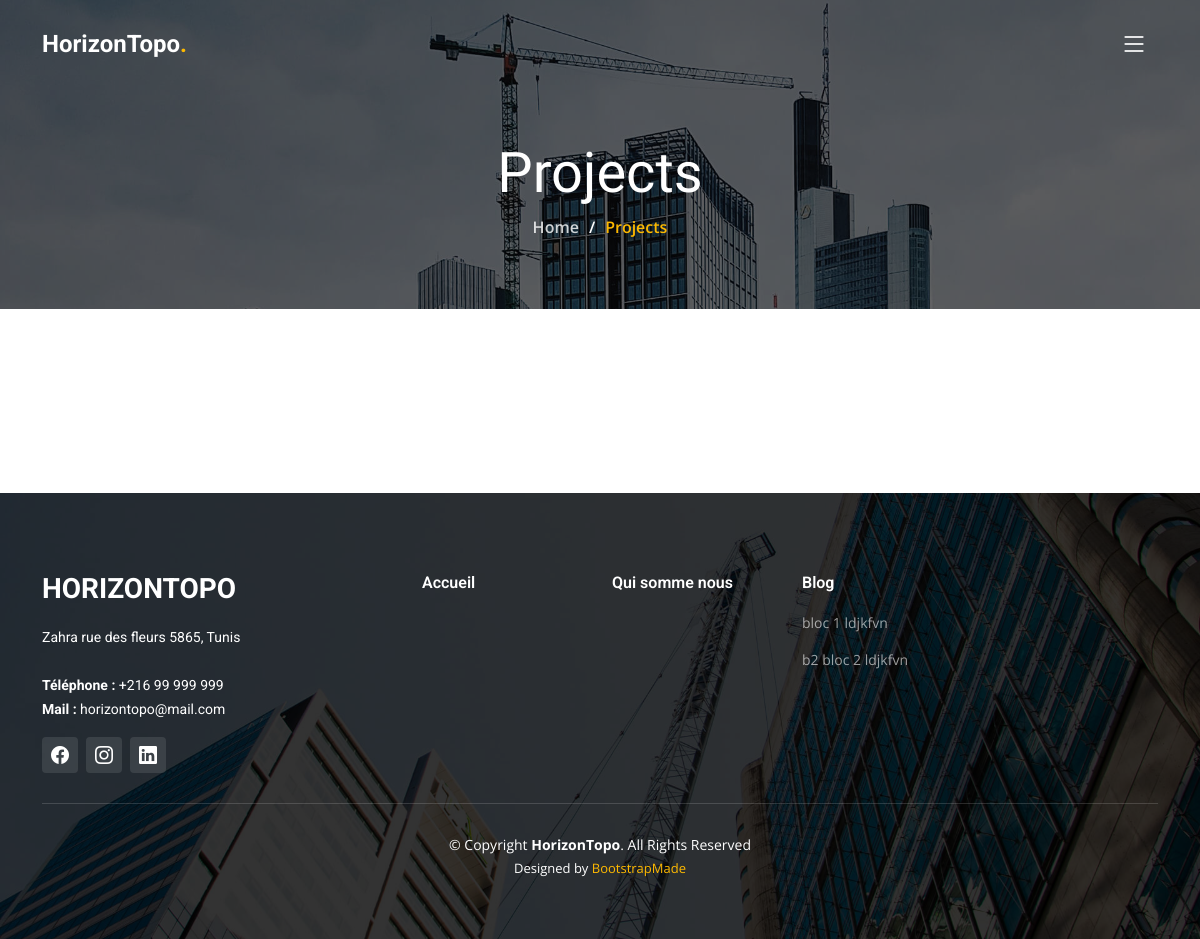
The app's page /liste/article/36/Blog with its own data.
### tables this page shows
CREATE TABLE `parametre` (
  `id` int NOT NULL AUTO_INCREMENT,
  `name` varchar(145) DEFAULT NULL,
  `value` text,
  `type` varchar(45) DEFAULT NULL,
  `sub_type` varchar(45) DEFAULT NULL,
  `type_content` varchar(45) DEFAULT NULL,
  `ordre` int DEFAULT NULL,
  `visible` int DEFAULT NULL,
  PRIMARY KEY (`id`)
);

CREATE TABLE `categorie` (
  `id` int NOT NULL AUTO_INCREMENT,
  `name` varchar(45) DEFAULT NULL,
  `description` text,
  `id_parent` int DEFAULT NULL,
  `is_deleted` int DEFAULT NULL,
  `ordre` int DEFAULT NULL,
  `title_seo` text,
  `description_seo` text,
  PRIMARY KEY (`id`)
);

### admin/utility.php (called while the page is built, shortened)
<?php
    $myHoste = "https://localhost/site-frant";
    function find($liste, $property, $value)
    {
        $i = array_search($value, array_column($liste, $property));
        $element = ($i !== false ? $liste[$i] : null);
        return $element;
    }
    function filter($liste, $property, $value)
    {
        $returnListe = [];
        $myListe =  array_filter($liste, function ($object) use ($property, $value)
        {
            $test = !empty($property) && $object[$property] == $value;
            return $test;
        });
        foreach($myListe as $lst)
        {
            array_push($returnListe,$lst);
        }
        return $returnListe;
    }
?>

### admin/getData.php (called while the page is built, shortened)
<?php
function getData($sql,$getAutoIncrement)
{
  $pdo = new PDO("mysql:dbname=" . DB_NAME . ";host=" . DB_HOST, DB_USER, DB_PASS,array(PDO::MYSQL_ATTR_INIT_COMMAND => "SET NAMES utf8"));
  $statement = $pdo->prepare($sql);
  $statement->execute();
  $results = "";
  if($getAutoIncrement == true)
  {
    $autoIncrement = $pdo->lastInsertId();
    $results = array(
      "id" => $autoIncrement . ""
    );
  }
  else
  {
    $results = $statement->fetchAll(PDO::FETCH_ASSOC);
  }
  return $results;
}
function getArticleByCategorie($id_categorie)
{
  $sql = "SELECT * FROM article where id in (select id_article from article_categorie where id_categorie = $id_categorie)";
  $listeArt =  getData($sql,false);
  $idart = (array_column($listeArt, 'id'));
  $idart =  array_filter($idart, function ($value) {return !is_null($value); });
  $idart = implode(',', $idart);
  $sql = "SELECT * FROM image  where id_article in ($idart) ";
  $lstImg = getData($sql,false);
  for($i=0;$i<count($listeArt);$i++)
  {
    $lst_Img = filter($lstImg,"id_article",$listeArt[$i]["id"]);
    usort($lst_Img, function($a, $b) {return $a['ordre'] - $b['ordre'];});
    $listeArt[$i]["listeImage"] = $lst_Img;
  }
  return($listeArt);
}
function getListeParametreByListeId($data)
{
  $sql = "SELECT * FROM parametre " . getWhere($data);
  $data = getData($sql,false);
  return($data);
}
function getListeCategorie($data, $getArticleCategorie=false)
{
  $sql = "select * from categorie " . getWhere($data->filter) . "   order by ordre";
  $data = getData($sql,false);
  if($getArticleCategorie == true)
  {
    $sql = "select * from article_categorie" ;
    $listeArticleCategorie = getData($sql,false);
     $sql = "SELECT * FROM categorie_accueil" ;
     $listeCategorieAccueil = getData($sql,false);
    for($i=0;$i< count($data);$i++)
    {
      $data[$i]["listeArticleCategorie"]= filter($listeArticleCategorie,"id_categorie", $data[$i]["id"]);
      $data[$i]["listeCategorieAccueil"]= filter($listeCategorieAccueil,"id_categorie", $data[$i]["id"]);
    }
  }
  return($data);
}
function getWhere($filter, $modeLike = 0)
{
  $whereClause = "";
  foreach ($filter as $key => $value)
  {
    $value = json_decode(json_encode($value), true);
    if((isset($value["value"])))
    {
      if(!empty($value["value"]) || $value["value"] == "0" || $value["value"] == "1")
      {
        if((gettype($value["value"]) == "string" || gettype($value["value"]) == "integer" || gettype($value["value"]) == "double" || gettype($value["value"]) == "boolean" ))
        {
          if(gettype($value["value"]) == "string")
            $whereClause .= (strlen($whereClause)>0? " AND " :" ") .   $key . (($value["operator"] != '%' && $value["operator"] != '%%')? $value["operator"] : " LIKE ") .  " '" . ($value["operator"] == '%%'? "%" : "") . ((string) $value["value"]) . ($value["operator"] == "%" || $value["operator"] == "%%"? "%" : "") . "' ";
          else
            $whereClause .= (strlen($whereClause)>0? " AND " :" ") .  $key . $value["operator"] . ((string)$value["value"]);
        }
        else if(isset($value["start"]) && !empty($value["start"]) && isset($value["end"]) && !empty($value["end"]))
        {
          $property = str_replace("Filter", "", $key);
          $whereClause .= (strlen($whereClause)>0? " AND " :" ") . $property . " >=  '" . $value["start"] . "' AND " . $property . " <= '" . $value["end"] . "' ";
        }
      }
    }
    else if(gettype($value) == "array" && count($value)>0)
    {
      $property = str_replace("List", "", $key);
      $string = implode(',', $value);
      $whereClause .= (strlen($whereClause)>0? " AND " :"") .  "  $property in ( $string ) ";
    }
  }
  return ((strlen($whereClause)>0? " WHERE " : "") .$whereClause);
}
?>

### listeArticle.php (the view, shortened to what this page needs)
<?php
  include("admin/getData.php");
  include("admin/utility.php");
  $array =  [
              "id" => [6,7,14,15,16,17,18,19]
            ];
  $parametre = getListeParametreByListeId($array);
  $societeName = find($parametre,"id", 6);
  $societeAdresse = find($parametre,"id", 14);
  $societePhone = find($parametre,"id", 15);
  $societeMail = find($parametre,"id", 16);
  $societeInstagrame = find($parametre,"id", 17);
  $societeFacebook = find($parametre,"id", 18);
  $societeLinkedin = find($parametre,"id", 19);
  $id_categorie = $_GET["id_categorie"];
  $listeArticle = getArticleByCategorie($id_categorie);
?>
<!DOCTYPE html>
<html lang="fr">
<?php
  include("head.php");
?>
<body>
  <?php
    include("header.php");
  ?>
  <main id="main">
    <div class="breadcrumbs d-flex align-items-center" style="background-image: url('<?php echo($myHoste); ?>/assets/img/breadcrumbs-bg.jpg');">
      <div class="container position-relative d-flex flex-column align-items-center" data-aos="fade">
        <h2>Projects</h2>
        <ol>
          <li><a href="index">Home</a></li>
          <li>Projects</li>
        </ol>
      </div>
    </div>
    <section id="projects" class="projects">
      <div class="container" data-aos="fade-up">
        <div class="portfolio-isotope" data-portfolio-filter="*" data-portfolio-layout="masonry" data-portfolio-sort="original-order">
          <div class="row gy-4 portfolio-container" data-aos="fade-up" data-aos-delay="200">
<?php
              foreach($listeArticle as $article)
              {
?>
                <div class="col-lg-4 col-md-6 portfolio-item filter-remodeling">
                  <div class="portfolio-content h-100">
                  </div>
                </div>
<?php
              }
?>
          </div>
        </div>
      </div>
    </section>
  </main>
  <?php
    include("footer.php");
  ?>
</body>
</html>

### head.php (shortened to what this page needs)
<head>
  <link href="<?php echo($myHoste); ?>/assets/vendor/bootstrap/css/bootstrap.min.css" rel="stylesheet">
  <link href="<?php echo($myHoste); ?>/assets/vendor/bootstrap-icons/bootstrap-icons.css" rel="stylesheet">
  <link href="<?php echo($myHoste); ?>/assets/vendor/fontawesome-free/css/all.min.css" rel="stylesheet">
  <link href="<?php echo($myHoste); ?>/assets/vendor/aos/aos.css" rel="stylesheet">
  <link href="<?php echo($myHoste); ?>/assets/vendor/glightbox/css/glightbox.min.css" rel="stylesheet">
  <link href="<?php echo($myHoste); ?>/assets/vendor/swiper/swiper-bundle.min.css" rel="stylesheet">
  <link href="<?php echo($myHoste); ?>/assets/css/main.css" rel="stylesheet">
</head>

### header.php (shortened to what this page needs)
<?php
    $filter = '{"filter" : {"is_deleted" : {"value" : "0", "operator" : "="}}}';
    $filter = json_decode($filter, true);
    $filter = (object)$filter;
    $listeCategorie = getListeCategorie($filter,true);
?>
  <header id="header" class="header d-flex align-items-center">
    <div class="container-fluid container-xl d-flex align-items-center justify-content-between">
      <a href="<?php echo($myHoste); ?>/index" class="logo d-flex align-items-center">
        <h1><?php echo($societeName["value"]); ?><span>.</span></h1>
      </a>
      <i class="mobile-nav-toggle mobile-nav-show bi bi-list"></i>
    </div>
  </header>

### footer.php (shortened to what this page needs)
<footer id="footer" class="footer">
  <div class="footer-content position-relative">
    <div class="container">
      <div class="row">
        <div class="col-lg-4 col-md-6">
          <div class="footer-info">
            <h3><?php echo($societeName["value"]); ?></h3>
            <p>
              <?php echo($societeAdresse["value"]); ?><br><br>
              <strong><?php echo($societePhone["name"]); ?>:</strong> <?php echo($societePhone["value"]); ?><br>
              <strong><?php echo($societeMail["name"]); ?>:</strong> <?php echo($societeMail["value"]); ?><br>
            </p>
            <div class="social-links d-flex mt-3">
              <a href="<?php echo($societeFacebook["value"]); ?>" target="_blank" class="d-flex align-items-center justify-content-center"><i class="bi bi-facebook"></i></a>
              <a href="<?php echo($societeInstagrame["value"]); ?>" target="_blank" class="d-flex align-items-center justify-content-center"><i class="bi bi-instagram"></i></a>
              <a href="<?php echo($societeLinkedin["value"]); ?>" target="_blank" class="d-flex align-items-center justify-content-center"><i class="bi bi-linkedin"></i></a>
            </div>
          </div>
        </div>
        <?php
              $html = '';
              $level1Elements = array_filter($listeCategorie, function($item)
              {
                  return $item['id_parent'] === null;
              });
              foreach ($level1Elements as $level1)
              {
                  $html .= '<div class="col-lg-2 col-md-3 footer-links">';
                  $html .= '<h4>' . $level1['name'] . '</h4>';
                  $level2Elements = array_filter($listeCategorie, function($item) use ($level1) {
                      return $item['id_parent'] === $level1['id'];
                  });
                  if (!empty($level2Elements))
                  {
                      $html .= '<ul>';
                      foreach ($level2Elements as $level2)
                      {
                        $hasChildren = false;
                        if(count($level2["listeCategorieAccueil"])>0)
                          $html .= '<li><a href="' . $GLOBALS['myHoste'] . '/index/categorie/' . $categorie['id'] . '/' . urlencode($categorie['name']) . '">' . $level2['name'] . '</a></li>';
                        else if(count($level2["listeArticleCategorie"])>0 || $hasChildren == false)
                          $html .= '<li><a href="' . $GLOBALS['myHoste'] . '/liste/article/' . $level2['id'] . '/' . urlencode($level2['name']) . '">' . $level2['name'] . '</a></li>';
                        else
                          $html .= '<li><a href="' . $GLOBALS['myHoste'] . '/liste/categorie/' . $level2['id'] . '/' . urlencode($level2['name']) . '">' . $level2['name'] . '</a></li>';
                      }
                      $html .= '</ul>';
                  }
                  $html .= '</div>';
              }
              echo $html;
        ?>
      </div>
    </div>
  </div>
  <div class="footer-legal text-center position-relative">
    <div class="container">
      <div class="copyright">
        &copy; Copyright <strong><span><?php echo($societeName["value"]); ?></span></strong>. All Rights Reserved
      </div>
      <div class="credits">
        Designed by <a href="https://bootstrapmade.com/">BootstrapMade</a>
      </div>
    </div>
  </div>
</footer>

### assets/css/main.css (style rules this page uses)
:root { --font-default: "Open Sans", system-ui, -apple-system, "Segoe UI", Roboto, "Helvetica Neue", Arial, "Noto Sans", "Liberation Sans", sans-serif, "Apple Color Emoji", "Segoe UI Emoji", "Segoe UI Symbol", "Noto Color Emoji"; --font-primary: "Roboto", sans-serif; --font-secondary: "Work Sans", sans-serif; }
:root { --color-default: #364d59; --color-primary: #feb900; --color-secondary: #52565e; }
:root { scroll-behavior: smooth; }
body { font-family: var(--font-default); color: var(--color-default); overflow-x: hidden; }
a { color: var(--color-primary); text-decoration: none; }
h1, h2, h3, h4, h5, h6 { font-family: var(--font-primary); }
section { padding: 80px 0; overflow: hidden; }
.breadcrumbs { padding: 140px 0 60px 0; min-height: 30vh; position: relative; background-size: cover; background-position: center; background-repeat: no-repeat; }
.breadcrumbs:before { content: ""; background-color: rgba(0, 0, 0, 0.6); position: absolute; inset: 0; }
.breadcrumbs h2 { font-size: 56px; font-weight: 500; color: #fff; font-family: var(--font-secondary); }
.breadcrumbs ol { display: flex; flex-wrap: wrap; list-style: none; padding: 0 0 10px 0; margin: 0; font-size: 16px; font-weight: 600; color: var(--color-primary); }
.breadcrumbs ol a { color: rgba(255, 255, 255, 0.8); transition: 0.3s; }
.breadcrumbs ol li+li { padding-left: 10px; }
.breadcrumbs ol li+li::before { display: inline-block; padding-right: 10px; color: #fff; content: "/"; }
.header { z-index: 997; position: absolute; padding: 30px 0; top: 0; left: 0; right: 0; }
.header .logo h1 { font-size: 24px; font-weight: 700; color: #fff; margin-bottom: 0; font-family: var(--font-primary); }
.header .logo h1 span { color: var(--color-primary); }
@media (max-width: 1279px) { .mobile-nav-show { position: relative; color: #fff; font-size: 28px; cursor: pointer; line-height: 0; transition: 0.5s; z-index: 9999; padding-right: 10px; } }
.projects .portfolio-content { position: relative; overflow: hidden; }
.footer { color: #fff; background: url("../img/footer-bg.jpg") top center no-repeat; background-size: cover; font-size: 14px; padding: 80px 0 60px 0; position: relative; }
.footer:before { content: ""; background: rgba(0, 0, 0, 0.8); position: absolute; inset: 0; }
.footer .footer-content .footer-info { margin-bottom: 30px; }
.footer .footer-content .footer-info h3 { font-size: 28px; margin: 0 0 20px 0; padding: 2px 0 2px 0; line-height: 1; font-weight: 700; text-transform: uppercase; }
.footer .footer-content .footer-info p { font-size: 14px; line-height: 24px; margin-bottom: 0; font-family: var(--font-primary); color: #fff; }
.footer .footer-content .social-links a { font-size: 18px; display: inline-block; background: rgba(255, 255, 255, 0.1); color: #fff; line-height: 1; margin-right: 8px; border-radius: 4px; width: 36px; height: 36px; transition: 0.3s; }
.footer .footer-content h4 { font-size: 16px; font-weight: 600; color: #fff; position: relative; padding-bottom: 12px; }
.footer .footer-content .footer-links { margin-bottom: 30px; }
.footer .footer-content .footer-links ul { list-style: none; padding: 0; margin: 0; }
.footer .footer-content .footer-links ul li { padding: 8px 0; }
.footer .footer-content .footer-links ul li:first-child { padding-top: 0; }
.footer .footer-content .footer-links ul a { color: rgba(255, 255, 255, 0.6); transition: 0.3s; display: inline-block; line-height: 1; }
.footer .footer-legal .copyright { padding-top: 30px; border-top: 1px solid rgba(255, 255, 255, 0.15); }
.footer .footer-legal .credits { padding-top: 4px; font-size: 13px; color: #fff; }
.footer .footer-legal .credits a { color: var(--color-primary); }

### records on screen
parametre: value "HorizonTopo", value "HORIZONTOPO"
parametre: value "Zahra rue des fleurs 5865, Tunis"
parametre: name "Téléphone", value "+216 99 999 999"
parametre: name "Mail", value "horizontopo@mail.com"
categorie: name "Accueil"
categorie: name "Qui somme nous"
categorie: name "Blog"
categorie: name "bloc 1 ldjkfvn"
categorie: name "b2 bloc 2 ldjkfvn"
